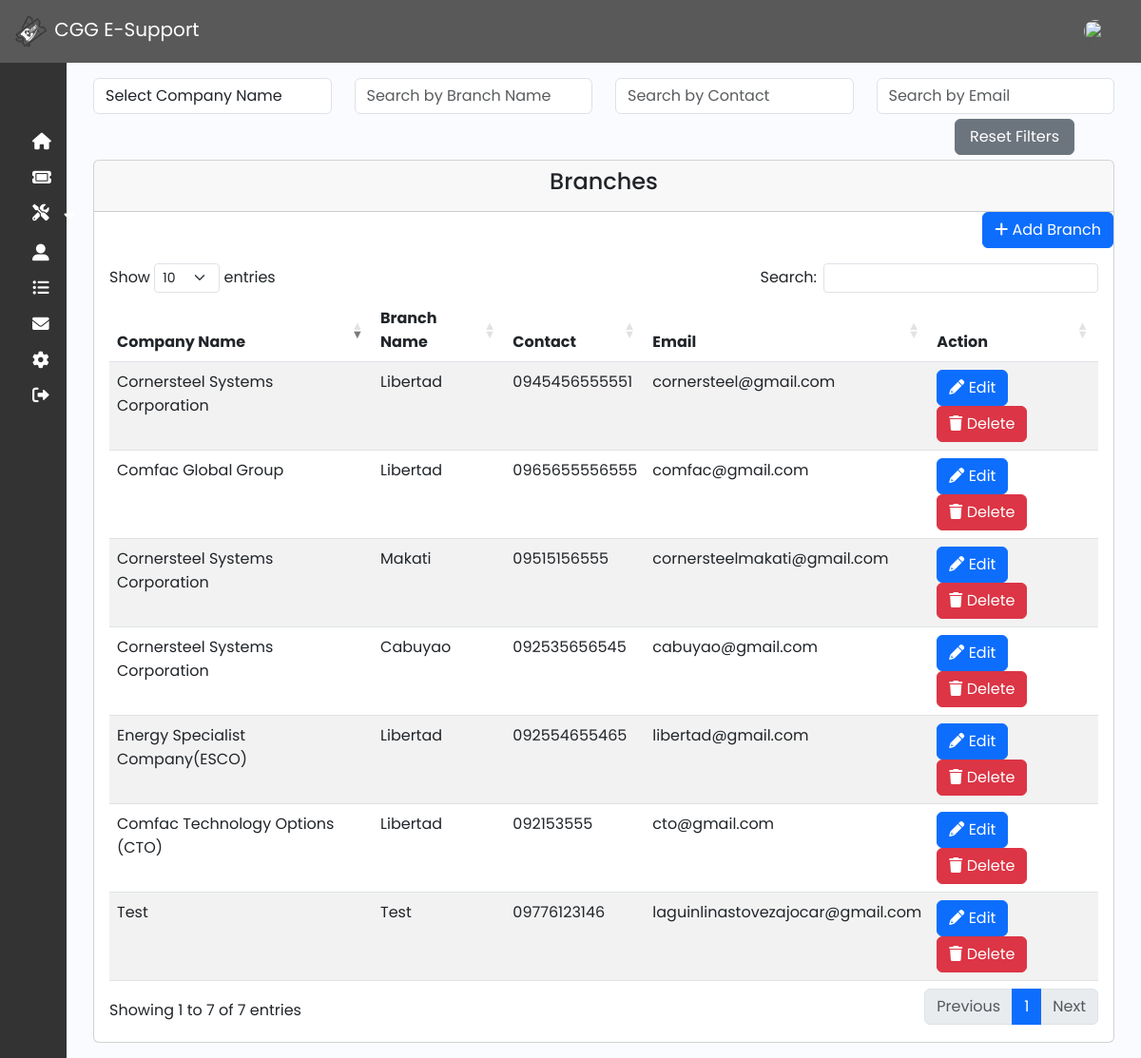
The app's page /admin/branch.php (signed in), older data.
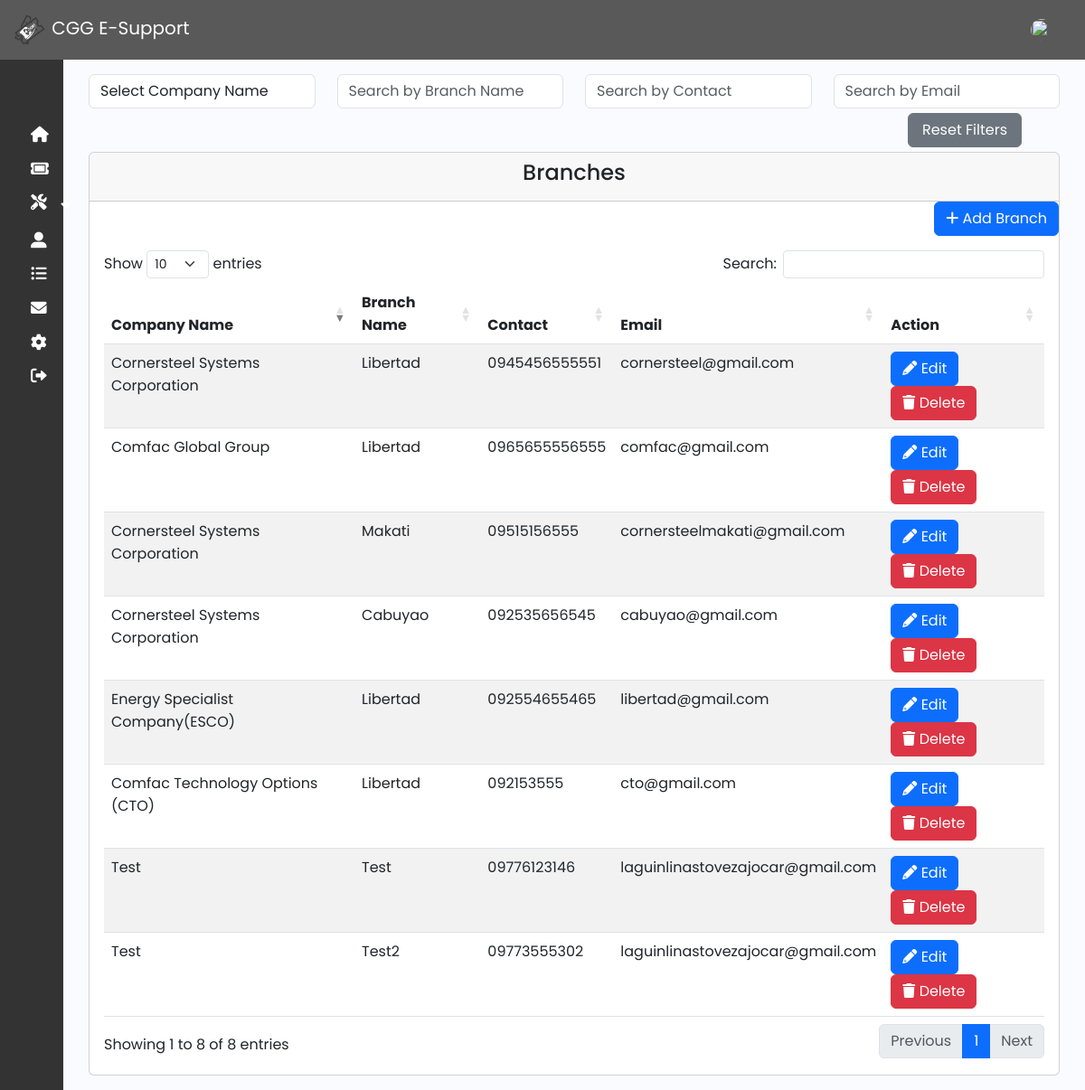
The same page, newer data.
### tables this page shows
CREATE TABLE `branch` (
  `id` int(50) NOT NULL,
  `company` varchar(50) NOT NULL,
  `branch_name` varchar(191) NOT NULL,
  `branch_address` varchar(191) NOT NULL,
  `contact` varchar(191) NOT NULL,
  `email` varchar(191) NOT NULL,
  `created_at` timestamp NOT NULL DEFAULT current_timestamp()
);

### function/myfunction.php (called while the page is built, shortened)
<?php
include('mysql_connect.php');
function getAll($table)
{
    global $con;
    $query = "SELECT * FROM $table";
    return $query_run = mysqli_query($con, $query);
}
?>

### admin/branch.php (the view, shortened to what this page needs)
<?php include('../function/myfunction.php');
include 'sidebar_navbar.php';
?>
<!DOCTYPE html>
<html lang="en">
<head>
    <link href="https://cdn.jsdelivr.net/npm/bootstrap@5.3.0-alpha3/dist/css/bootstrap.min.css" rel="stylesheet">
    <link rel="stylesheet" href="https://cdnjs.cloudflare.com/ajax/libs/font-awesome/6.0.0-beta3/css/all.min.css">
    <link href="https://cdn.lineicons.com/4.0/lineicons.css" rel="stylesheet" />
    <link rel="stylesheet" href="https://cdnjs.cloudflare.com/ajax/libs/twitter-bootstrap/5.3.0/css/bootstrap.min.css">
    <link rel="stylesheet" href="https://cdn.datatables.net/1.13.7/css/dataTables.bootstrap5.min.css">
    <link rel="stylesheet" href="css/sidebar.css">
</head>
<body>
    <div class="main p-3">
        <div class="container">
            <div class="row mb-12">
                <div class="col-md-3">
                    <select class="form-control" id="companyNameSearch">
                        <option value="">Select Company Name</option>
                    </select>
                </div>
                <div class="col-md-3">
                    <input type="text" class="form-control" id="branchNameSearch" placeholder="Search by Branch Name">
                </div>
                <div class="col-md-3">
                    <input type="text" class="form-control" id="branchContactSearch" placeholder="Search by Contact" oninput="this.value = this.value.replace(/[^0-9]/g, '');">
                </div>
                <div class="col-md-3">
                    <input type="text" class="form-control" id="branchEmailSearch" placeholder="Search by Email">
                </div>
                <div class="col-md-4">
                    <button type="button" id="resetFilters" class="btn btn-secondary" style="position: absolute; top: 125px; right: 70px;padding-right:15px;padding-left:15px;">Reset Filters</button>
                </div>
                <br> <br>
            </div>
            <div class="row">
                <div class="col-md-12">
                    <div class="card">
                        <div class="card-header">
                            <h4 class="text-center">Branches</h4>
                        </div>
                        <div class="text-end">
                            <button class="btn btn-primary" data-bs-toggle="modal" data-bs-target="#addBranchModal"><i class="fas fa-plus"></i>&nbsp;Add Branch</button>
                        </div>
                        <div class="card-body" id="category_table">
                            <table id="example" class="table table-striped" style="width:100%">
                                <thead>
                                    <tr>
                                        <th>Company Name</th>
                                        <th>Branch Name</th>
                                        <th>Contact</th>
                                        <th>Email</th>
                                        <th>Action</th>
                                    </tr>
                                </thead>
                                <tbody>
                                    <?php
                                    $branch = getAll("branch");
                                    if (mysqli_num_rows($branch) > 0) {
                                        foreach ($branch as $item) {
                                    ?>
                                            <tr>
                                                <td><?= $item['company']; ?></td>
                                                <td><?= $item['branch_name']; ?></td>
                                                <td><?= $item['contact']; ?></td>
                                                <td><?= $item['email']; ?></td>
                                                <td>
                                                    <a href="#" class="btn btn-primary" data-bs-toggle="modal" data-bs-target="#editBranchModal<?= $item['id']; ?>"><i class="fas fa-pencil"></i>&nbsp;Edit</a>
                                                    <a href="#" class="btn btn btn-danger" data-bs-toggle="modal" data-bs-target="#branchDepartmentModal<?= $item['id']; ?>">
                                                        <i class="fas fa-trash"></i>&nbsp;Delete
                                                    </a>
                                                </td>
                                            </tr>
                                    <?php
                                        }
                                    }
                                    ?>
                                </tbody>
                            </table>
                        </div>
                    </div>
                </div>
            </div>
        </div>
    </div>
</body>
</html>

Row changes from the older to the newer data that the page shows:
added branch: company "Test", branch_name "Test2", contact "09773555302", email "laguinlinastovezajocar@gmail.com"
Text that changed along with them:
text written by a page script: "Show entries Search: Showing 1 to 7 of 7 entries Previous 1 Next" → "Show entries Search: Showing 1 to 8 of 8 entries Previous 1 Next"
